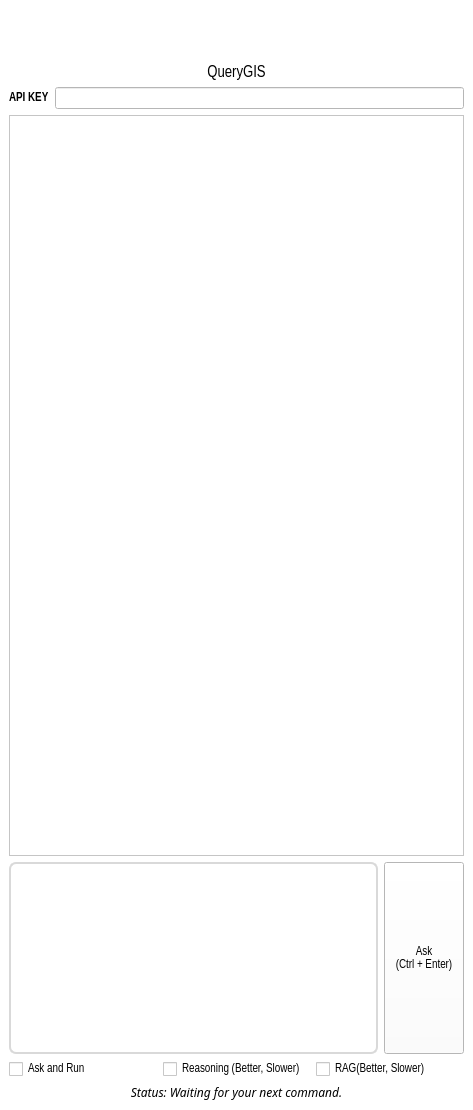
<?xml version="1.0" encoding="UTF-8"?>
<ui version="4.0">
 <class>DockWidget</class>
 <widget class="QDockWidget" name="DockWidget">
  <property name="geometry">
   <rect>
    <x>0</x>
    <y>0</y>
    <width>473</width>
    <height>1110</height>
   </rect>
  </property>
  <property name="windowTitle">
   <string>QueryGIS</string>
  </property>
  <widget class="QWidget" name="dockWidgetContents">
   <property name="styleSheet">
    <string notr="true">background-color: rgb(255, 255, 255);</string>
   </property>
   <layout class="QVBoxLayout" name="mainLayout">
    <item>
     <layout class="QVBoxLayout" name="headerLayout">
      <item alignment="Qt::AlignHCenter">
       <widget class="QLabel" name="icon_img">
        <property name="sizePolicy">
         <sizepolicy hsizetype="Fixed" vsizetype="Fixed">
          <horstretch>50</horstretch>
          <verstretch>50</verstretch>
         </sizepolicy>
        </property>
        <property name="minimumSize">
         <size>
          <width>50</width>
          <height>50</height>
         </size>
        </property>
        <property name="styleSheet">
         <string notr="true">border-image: url(:/plugins/query_gis/icon.png);</string>
        </property>
        <property name="text">
         <string/>
        </property>
       </widget>
      </item>
      <item alignment="Qt::AlignHCenter">
       <widget class="QLabel" name="label_title">
        <property name="font">
         <font>
          <family>Arial Narrow</family>
          <pointsize>12</pointsize>
         </font>
        </property>
        <property name="text">
         <string>QueryGIS</string>
        </property>
        <property name="alignment">
         <set>Qt::AlignCenter</set>
        </property>
       </widget>
      </item>
     </layout>
    </item>
    <item>
     <layout class="QHBoxLayout" name="apiLayout">
      <item>
       <widget class="QLabel" name="label_api">
        <property name="font">
         <font>
          <family>Arial Narrow</family>
          <weight>75</weight>
          <bold>true</bold>
         </font>
        </property>
        <property name="text">
         <string>API KEY</string>
        </property>
       </widget>
      </item>
      <item>
       <widget class="QLineEdit" name="line_apikey"/>
      </item>
     </layout>
    </item>
    <item>
     <widget class="QScrollArea" name="chatScrollArea">
      <property name="styleSheet">
       <string notr="true">
QScrollBar:vertical {
    border: none;
    background: transparent;
    width: 10px;
    margin: 0px;
}
QScrollBar::handle:vertical {
    background: #A9A9A9;
    min-height: 20px;
    border-radius: 5px;
}
QScrollBar::add-line:vertical, QScrollBar::sub-line:vertical {
    background: none;
    height: 0px;
}
       </string>
      </property>
      <property name="widgetResizable">
       <bool>true</bool>
      </property>
      <widget class="QWidget" name="chatWidget">
       <property name="geometry">
        <rect>
         <x>0</x>
         <y>0</y>
         <width>449</width>
         <height>676</height>
        </rect>
       </property>
       <layout class="QVBoxLayout" name="chatLayout">
        <item>
         <spacer name="verticalSpacer">
          <property name="orientation">
           <enum>Qt::Vertical</enum>
          </property>
          <property name="sizeHint" stdset="0">
           <size>
            <width>20</width>
            <height>20</height>
           </size>
          </property>
         </spacer>
        </item>
       </layout>
      </widget>
     </widget>
    </item>
    <item>
     <layout class="QHBoxLayout" name="inputLayout">
      <item>
       <widget class="QTextEdit" name="text_query">
        <property name="sizePolicy">
         <sizepolicy hsizetype="Expanding" vsizetype="Fixed">
          <horstretch>0</horstretch>
          <verstretch>0</verstretch>
         </sizepolicy>
        </property>
        <property name="minimumSize">
         <size>
          <width>0</width>
          <height>150</height>
         </size>
        </property>
        <property name="font">
         <font>
          <family>맑은 고딕</family>
          <pointsize>10</pointsize>
         </font>
        </property>
        <property name="styleSheet">
         <string notr="true">border-radius: 7px; border: 2px solid #D9D9D9; padding: 5px;</string>
        </property>
        <property name="acceptRichText">
         <bool>false</bool>
        </property>
       </widget>
      </item>
      <item>
       <widget class="QPushButton" name="btn_ask">
        <property name="sizePolicy">
         <sizepolicy hsizetype="Minimum" vsizetype="Minimum">
          <horstretch>0</horstretch>
          <verstretch>0</verstretch>
         </sizepolicy>
        </property>
        <property name="font">
         <font>
          <family>Arial Narrow</family>
          <weight>50</weight>
          <bold>false</bold>
         </font>
        </property>
        <property name="styleSheet">
         <string notr="true">border-color: rgb(213, 213, 213);</string>
        </property>
        <property name="text">
         <string>Ask
(Ctrl + Enter)</string>
        </property>
       </widget>
      </item>
     </layout>
    </item>
    <item>
     <layout class="QHBoxLayout" name="optionsLayout">
      <item>
       <widget class="QCheckBox" name="chk_ask_run">
        <property name="font">
         <font>
          <family>Arial Narrow</family>
         </font>
        </property>
        <property name="text">
         <string>Ask and Run</string>
        </property>
       </widget>
      </item>
      <item>
       <widget class="QCheckBox" name="chk_reason">
        <property name="font">
         <font>
          <family>Arial Narrow</family>
         </font>
        </property>
        <property name="text">
         <string>Reasoning (Better, Slower)</string>
        </property>
       </widget>
      </item>
      <item>
       <widget class="QCheckBox" name="chk_rag">
        <property name="font">
         <font>
          <family>Arial Narrow</family>
         </font>
        </property>
        <property name="text">
         <string>RAG(Better, Slower)</string>
        </property>
       </widget>
      </item>
     </layout>
    </item>
    <item>
     <widget class="QLabel" name="status_label">
      <property name="font">
       <font>
        <family>Cascadia Code</family>
        <italic>true</italic>
       </font>
      </property>
      <property name="text">
       <string>Status: Waiting for your next command.</string>
      </property>
      <property name="alignment">
       <set>Qt::AlignCenter</set>
      </property>
     </widget>
    </item>
   </layout>
  </widget>
 </widget>
 <resources>
  <include location="resources.qrc"/>
 </resources>
 <connections/>
</ui>
